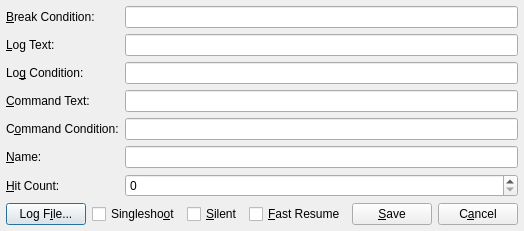
<?xml version="1.0" encoding="UTF-8"?>
<ui version="4.0">
 <class>EditBreakpointDialog</class>
 <widget class="QDialog" name="EditBreakpointDialog">
  <property name="geometry">
   <rect>
    <x>0</x>
    <y>0</y>
    <width>506</width>
    <height>221</height>
   </rect>
  </property>
  <property name="windowTitle">
   <string>Edit breakpoint</string>
  </property>
  <layout class="QVBoxLayout" name="verticalLayout">
   <property name="spacing">
    <number>6</number>
   </property>
   <property name="leftMargin">
    <number>6</number>
   </property>
   <property name="topMargin">
    <number>6</number>
   </property>
   <property name="rightMargin">
    <number>6</number>
   </property>
   <property name="bottomMargin">
    <number>6</number>
   </property>
   <item>
    <layout class="QGridLayout" name="gridLayout">
     <property name="leftMargin">
      <number>0</number>
     </property>
     <property name="bottomMargin">
      <number>0</number>
     </property>
     <property name="horizontalSpacing">
      <number>6</number>
     </property>
     <item row="1" column="0">
      <widget class="QLabel" name="labelLogText">
       <property name="toolTip">
        <string>&lt;html&gt;&lt;head/&gt;&lt;body&gt;&lt;p&gt;This text will be logged whenever the log condition is true.&lt;/p&gt;&lt;p&gt;String formatting can be used to print variables.&lt;/p&gt;&lt;/body&gt;&lt;/html&gt;</string>
       </property>
       <property name="text">
        <string>&amp;Log Text:</string>
       </property>
       <property name="buddy">
        <cstring>editLogText</cstring>
       </property>
      </widget>
     </item>
     <item row="0" column="0">
      <widget class="QLabel" name="labelBreakCondition">
       <property name="toolTip">
        <string>&lt;html&gt;&lt;head/&gt;&lt;body&gt;&lt;p&gt;If this expression is evaluated to 1 the breakpoint will break.&lt;/p&gt;&lt;p&gt;Set to &lt;span style=&quot; text-decoration: underline;&quot;&gt;0&lt;/span&gt; for a breakpoint that never breaks, but can still do logging and execute command.&lt;/p&gt;&lt;/body&gt;&lt;/html&gt;</string>
       </property>
       <property name="text">
        <string>&amp;Break Condition:</string>
       </property>
       <property name="buddy">
        <cstring>editBreakCondition</cstring>
       </property>
      </widget>
     </item>
     <item row="0" column="1">
      <widget class="QLineEdit" name="editBreakCondition"/>
     </item>
     <item row="1" column="1">
      <widget class="QLineEdit" name="editLogText"/>
     </item>
     <item row="5" column="1">
      <widget class="QLineEdit" name="editName"/>
     </item>
     <item row="2" column="1">
      <widget class="QLineEdit" name="editLogCondition"/>
     </item>
     <item row="2" column="0">
      <widget class="QLabel" name="labelLogCondition">
       <property name="toolTip">
        <string>&lt;html&gt;&lt;head/&gt;&lt;body&gt;&lt;p&gt;String logging is enabled whenever this expression is evaluated to 1.&lt;/p&gt;&lt;/body&gt;&lt;/html&gt;</string>
       </property>
       <property name="text">
        <string>Lo&amp;g Condition:</string>
       </property>
       <property name="buddy">
        <cstring>editLogCondition</cstring>
       </property>
      </widget>
     </item>
     <item row="5" column="0">
      <widget class="QLabel" name="labelName">
       <property name="text">
        <string>&amp;Name:</string>
       </property>
       <property name="buddy">
        <cstring>editName</cstring>
       </property>
      </widget>
     </item>
     <item row="3" column="0">
      <widget class="QLabel" name="labelCommandText">
       <property name="toolTip">
        <string>&lt;html&gt;&lt;head/&gt;&lt;body&gt;&lt;p&gt;This command will be executed whenever command condition is true.&lt;/p&gt;&lt;p&gt;Currently certain commands, for example, stepping from breakpoint command are not supported.&lt;/p&gt;&lt;/body&gt;&lt;/html&gt;</string>
       </property>
       <property name="text">
        <string>&amp;Command Text:</string>
       </property>
       <property name="buddy">
        <cstring>editCommandText</cstring>
       </property>
      </widget>
     </item>
     <item row="3" column="1">
      <widget class="QLineEdit" name="editCommandText"/>
     </item>
     <item row="6" column="1">
      <widget class="QSpinBox" name="spinHitCount">
       <property name="minimum">
        <number>0</number>
       </property>
       <property name="maximum">
        <number>2000000000</number>
       </property>
      </widget>
     </item>
     <item row="6" column="0">
      <widget class="QLabel" name="labelHitCount">
       <property name="toolTip">
        <string>&lt;html&gt;&lt;head/&gt;&lt;body&gt;&lt;p&gt;The number of times the breakpoint is hit.&lt;/p&gt;&lt;/body&gt;&lt;/html&gt;</string>
       </property>
       <property name="text">
        <string>&amp;Hit Count:</string>
       </property>
       <property name="buddy">
        <cstring>spinHitCount</cstring>
       </property>
      </widget>
     </item>
     <item row="4" column="0">
      <widget class="QLabel" name="labelCommandCondition">
       <property name="toolTip">
        <string>&lt;html&gt;&lt;head/&gt;&lt;body&gt;&lt;p&gt;If this expression is evaluated to 1 the command specified above is executed when the breakpoint is hit.&lt;/p&gt;&lt;p&gt;Set the expression to &lt;span style=&quot; text-decoration: underline;&quot;&gt;1&lt;/span&gt; to always execute the command.&lt;/p&gt;&lt;/body&gt;&lt;/html&gt;</string>
       </property>
       <property name="text">
        <string>C&amp;ommand Condition:</string>
       </property>
       <property name="buddy">
        <cstring>editCommandCondition</cstring>
       </property>
      </widget>
     </item>
     <item row="4" column="1">
      <widget class="QLineEdit" name="editCommandCondition"/>
     </item>
    </layout>
   </item>
   <item>
    <layout class="QHBoxLayout" name="layoutSaveCancel">
     <item>
      <widget class="QPushButton" name="buttonLogFile">
       <property name="text">
        <string>Log F&amp;ile...</string>
       </property>
      </widget>
     </item>
     <item>
      <spacer name="horizontalSpacer">
       <property name="orientation">
        <enum>Qt::Horizontal</enum>
       </property>
       <property name="sizeHint" stdset="0">
        <size>
         <width>40</width>
         <height>20</height>
        </size>
       </property>
      </spacer>
     </item>
     <item>
      <widget class="QCheckBox" name="checkBoxSingleshoot">
       <property name="toolTip">
        <string>&lt;html&gt;&lt;head/&gt;&lt;body&gt;&lt;p&gt;Remove the breakpoint once it pauses the debuggee.&lt;/p&gt;&lt;/body&gt;&lt;/html&gt;</string>
       </property>
       <property name="text">
        <string>Singlesho&amp;ot</string>
       </property>
      </widget>
     </item>
     <item>
      <widget class="QCheckBox" name="checkBoxSilent">
       <property name="toolTip">
        <string>&lt;html&gt;&lt;head/&gt;&lt;body&gt;&lt;p&gt;Don't print the default breakpoint log.&lt;/p&gt;&lt;/body&gt;&lt;/html&gt;</string>
       </property>
       <property name="text">
        <string>&amp;Silent</string>
       </property>
      </widget>
     </item>
     <item>
      <widget class="QCheckBox" name="checkBoxFastResume">
       <property name="toolTip">
        <string>&lt;html&gt;&lt;head/&gt;&lt;body&gt;&lt;p&gt;Don't enable extended conditional breakpoint features and plugins.&lt;/p&gt;&lt;/body&gt;&lt;/html&gt;</string>
       </property>
       <property name="text">
        <string>&amp;Fast Resume</string>
       </property>
      </widget>
     </item>
     <item>
      <widget class="QPushButton" name="buttonSave">
       <property name="text">
        <string>&amp;Save</string>
       </property>
      </widget>
     </item>
     <item>
      <widget class="QPushButton" name="buttonCancel">
       <property name="text">
        <string>C&amp;ancel</string>
       </property>
      </widget>
     </item>
    </layout>
   </item>
  </layout>
 </widget>
 <tabstops>
  <tabstop>editBreakCondition</tabstop>
  <tabstop>editLogText</tabstop>
  <tabstop>editLogCondition</tabstop>
  <tabstop>editCommandText</tabstop>
  <tabstop>editCommandCondition</tabstop>
  <tabstop>editName</tabstop>
  <tabstop>spinHitCount</tabstop>
  <tabstop>checkBoxSingleshoot</tabstop>
  <tabstop>checkBoxSilent</tabstop>
  <tabstop>checkBoxFastResume</tabstop>
  <tabstop>buttonSave</tabstop>
  <tabstop>buttonCancel</tabstop>
 </tabstops>
 <resources/>
 <connections>
  <connection>
   <sender>buttonCancel</sender>
   <signal>clicked()</signal>
   <receiver>EditBreakpointDialog</receiver>
   <slot>reject()</slot>
   <hints>
    <hint type="sourcelabel">
     <x>397</x>
     <y>442</y>
    </hint>
    <hint type="destinationlabel">
     <x>462</x>
     <y>441</y>
    </hint>
   </hints>
  </connection>
  <connection>
   <sender>buttonSave</sender>
   <signal>clicked()</signal>
   <receiver>EditBreakpointDialog</receiver>
   <slot>accept()</slot>
   <hints>
    <hint type="sourcelabel">
     <x>279</x>
     <y>435</y>
    </hint>
    <hint type="destinationlabel">
     <x>321</x>
     <y>442</y>
    </hint>
   </hints>
  </connection>
 </connections>
</ui>
